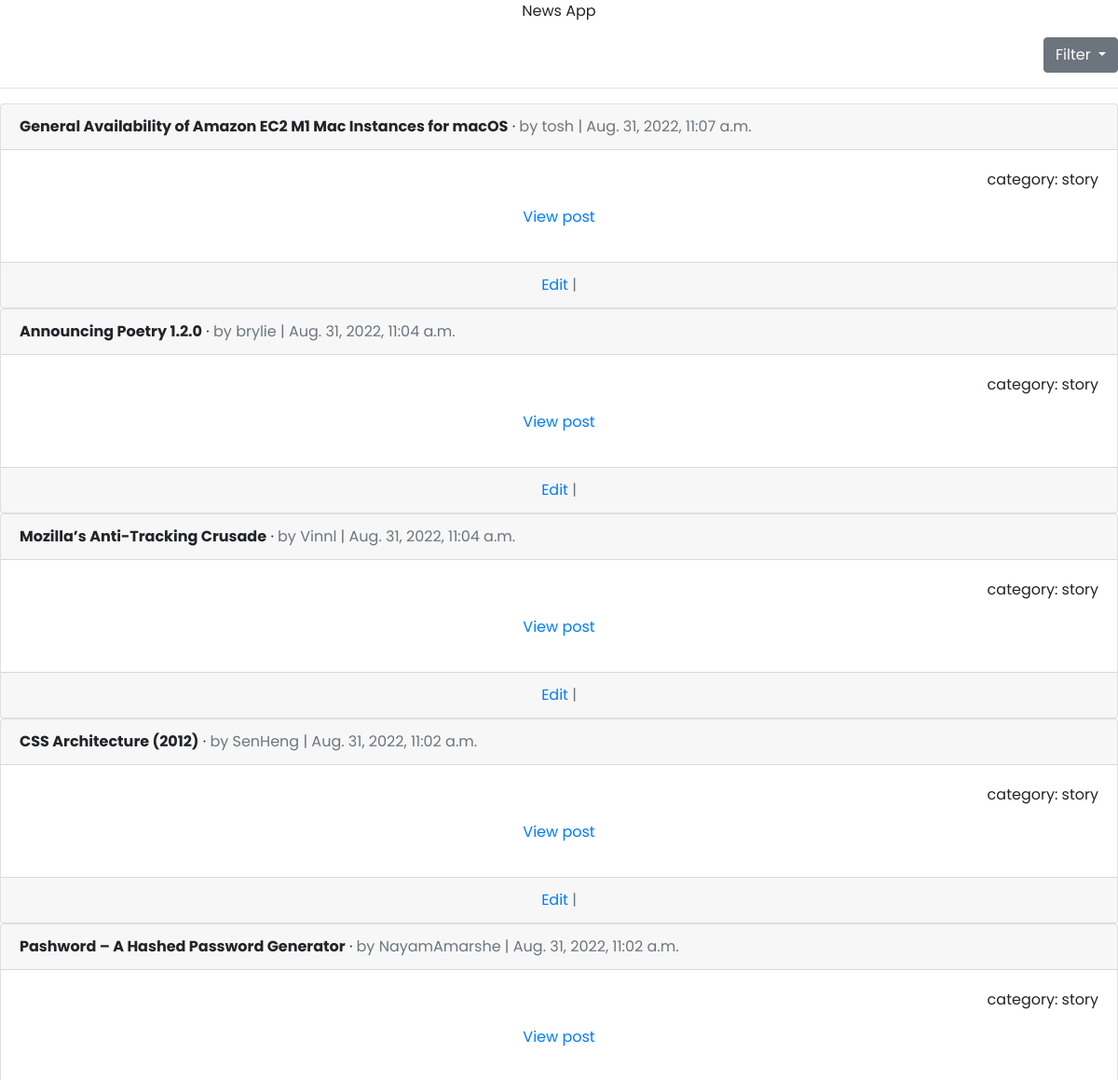
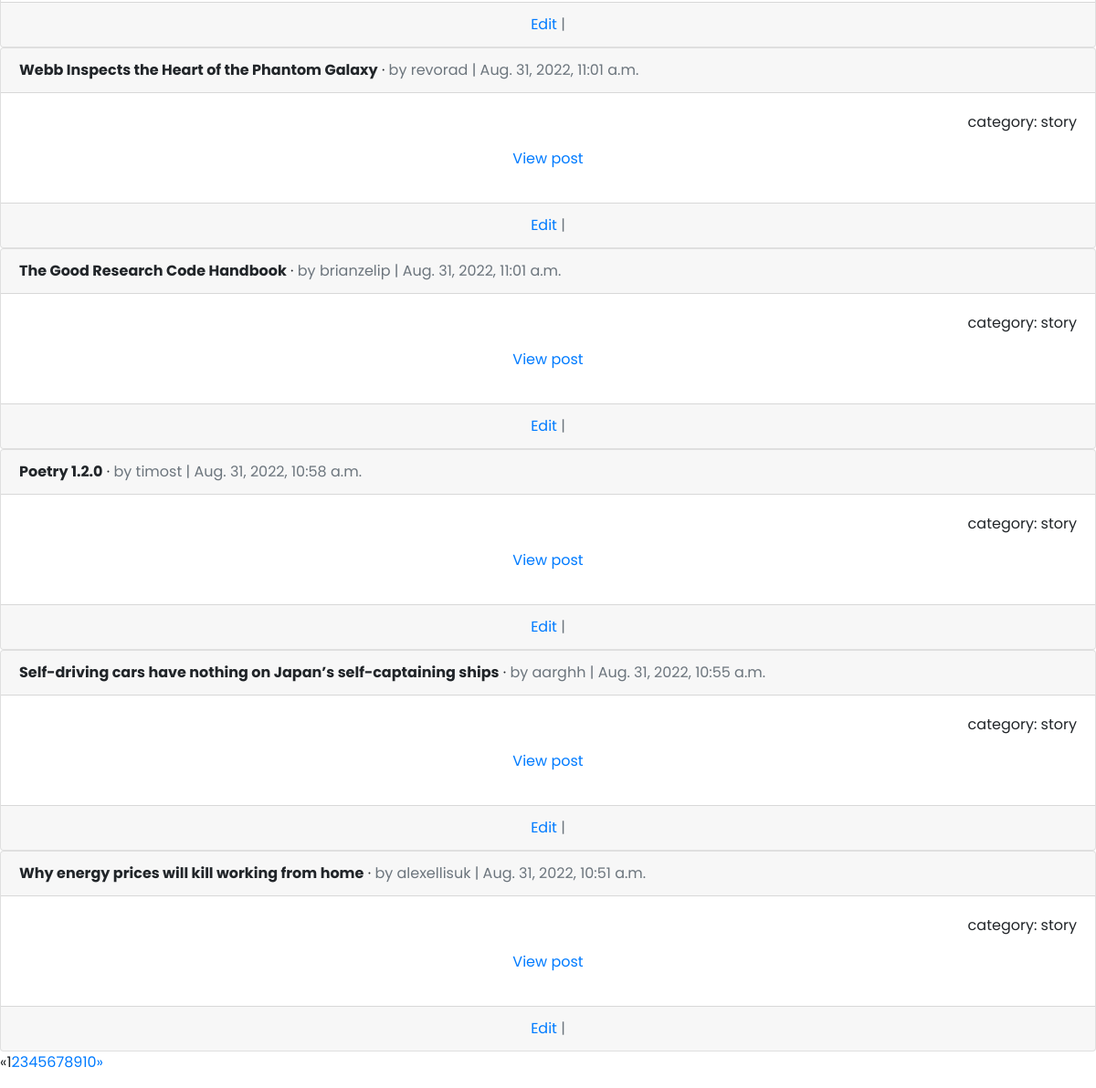
Page /news/story/ on the committed database (2 pictures, top to bottom).
### apiapp/models.py (models this page shows, shortened)
class News(models.Model):
    title = models.CharField(max_length=200, blank = True, null = True)
    hackernews_id = models.BigIntegerField(unique=True, primary_key=True)
    time = UCDateTimeField(default=datetime.now)
    category = models.CharField(max_length=50, blank = True, null = True)
    post_url = models.CharField(max_length=200, blank = True, null = True, default='http://stoplight.io/prism/')
    author = models.CharField(max_length=50, blank = True, null = True)
    path = models.CharField(max_length=50, blank = True, null = True, default='user')

### apiapp/views.py (the view)
# urls.py: path('story/', story, name='story'),
def story(request):
    all_posts = News.objects.all().order_by('-time')
    filter_posts = News.objects.filter(category='story').all().order_by('-time')
    page = request.GET.get('page', 1)
    paginator = Paginator(filter_posts, 10)
    try:
        posts = paginator.page(page)
    except PageNotAnInteger:
        posts = paginator.page(1)
    except EmptyPage:
        posts = paginator.page(paginator.num_pages)
    return render(request, 'news_api/story.html', {"posts": posts})

### templates/news_api/story.html (shortened to what this page needs)
{% extends 'news_api/base.html' %}
{% block content %}
<p class="text-center">News App</p>
<div class="dropdown text-right">
  <button class="btn btn-secondary dropdown-toggle" type="button" data-toggle="dropdown" aria-expanded="false">
    Filter
  </button>
</div>
<hr>
{% for post in posts %}
  <div class="card">
    <div class="card-header">
      <span class="font-weight-bold">{{ post.title }}</span> &middot;
      <span class="text-muted">by {{ post.author }} |
      {{ post.time }}</span>
    </div>
    <div class="card-body">
      <p class="text-right"> category: {{ post.category }}</p>
      <p class="text-center"><a href="{{ post.post_url }}">View post</a></p>
    </div>
    <div class="card-footer text-center text-muted">
        <a href="{% url 'post_edit' post.pk %}">Edit</a> |
    </div>
  </div>
{% endfor %}
{% if posts.has_other_pages %}
  <ul class="pagination">
    {% if posts.has_previous %}
      <li><a href="?page={{ users.previous_page_number }}">&laquo;</a></li>
    {% else %}
      <li class="disabled"><span>&laquo;</span></li>
    {% endif %}
    {% for i in posts.paginator.page_range %}
      {% if posts.number == i %}
        <li class="active"><span>{{ i }} <span class="sr-only">(current)</span></span></li>
      {% else %}
        <li><a href="?page={{ i }}">{{ i }}</a></li>
      {% endif %}
    {% endfor %}
    {% if posts.has_next %}
      <li><a href="?page={{ users.next_page_number }}">&raquo;</a></li>
    {% else %}
      <li class="disabled"><span>&raquo;</span></li>
    {% endif %}
  </ul>
{% endif %}
{% endblock content %}

### templates/news_api/base.html (shortened to what this page needs)
<!DOCTYPE html>
<html lang="en">
<head>
   <link rel="stylesheet" href="https://cdn.jsdelivr.net/npm/bootstrap@4.6.2/dist/css/bootstrap.min.css">
</head>
<body>
{% block content %}
{% endblock content %}
</body>
</html>

### templates/news_api/base.html (style rules this page uses)
body { font-family:'Poppins'; }

### rows in the picture
News: title "General Availability of Amazon EC2 M1 Mac Instances for macOS", author "tosh", time "Aug. 31, 2022, 11:07 a.m.", category "story"
News: title "Announcing Poetry 1.2.0", author "brylie", time "Aug. 31, 2022, 11:04 a.m.", category "story"
News: title "Mozilla’s Anti-Tracking Crusade", author "Vinnl", time "Aug. 31, 2022, 11:04 a.m.", category "story"
News: title "CSS Architecture (2012)", author "SenHeng", time "Aug. 31, 2022, 11:02 a.m.", category "story"
News: title "Pashword – A Hashed Password Generator", author "NayamAmarshe", time "Aug. 31, 2022, 11:02 a.m.", category "story"
News: title "Webb Inspects the Heart of the Phantom Galaxy", author "revorad", time "Aug. 31, 2022, 11:01 a.m.", category "story"
News: title "The Good Research Code Handbook", author "brianzelip", time "Aug. 31, 2022, 11:01 a.m.", category "story"
News: title "Poetry 1.2.0", author "timost", time "Aug. 31, 2022, 10:58 a.m.", category "story"
News: title "Self-driving cars have nothing on Japan’s self-captaining ships", author "aarghh", time "Aug. 31, 2022, 10:55 a.m.", category "story"
News: title "Why energy prices will kill working from home", author "alexellisuk", time "Aug. 31, 2022, 10:51 a.m.", category "story"

### other values in the picture
{{ i }} "1"
{{ i }} "2" "3" "4" "5" "6" "7" "8" "9" "10"
